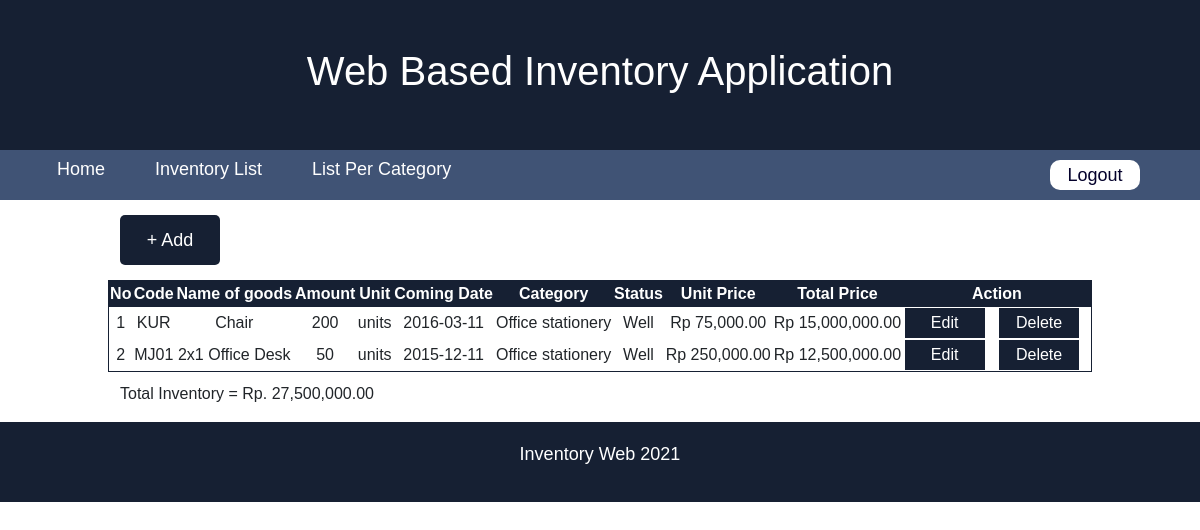
Screenshot of /list-inventory.php?tag=Office stationery (signed in) with the database file from the repository.
### tables this page shows
CREATE TABLE `inventory` (
  `item_id` varchar(10) NOT NULL,
  `item_name` varchar(30) NOT NULL,
  `amount` int(11) NOT NULL,
  `unit` varchar(15) NOT NULL,
  `arrival_date` date NOT NULL,
  `category` varchar(20) NOT NULL,
  `item_status` varchar(20) NOT NULL,
  `price` int(20) NOT NULL
);

### list-inventory.php (the view, shortened to what this page needs)
<!DOCTYPE html>
<html lang="en">
<head>
    <link href="https://cdn.jsdelivr.net/npm/bootstrap@5.1.3/dist/css/bootstrap.min.css" rel="stylesheet">
    <link rel="stylesheet" href="css-inventory.css">
    <link rel="stylesheet" href="nav.css">
</head>
<body>
    <div class="header">
        <h1>Web Based Inventory Application</h1>
    </div>
    <div class="nav-container">
        <ul class="nav-item">
            <li><a href="home.php">Home</a></li>
            <li><a href="list-inventory.php">Inventory List</a></li>
            <li>
                <div class="dropdown">
                    <a href="">List Per Category</a>
                </div>
            </li>
        </ul>
        <?php
      if(empty($_SESSION['username'])){
        echo "<a href='login.php'><button class='sign-in'>Sign In</button></a>";
      }else{
        echo "<a href='logout.php'><button class='sign-in'>Logout</button></a>";
      }
    ?>
    </div>
    <div class="content-container">
        <div class="row">
            <div class="col-2">
                <a href="add-form.php"><button class="btn-add">+ Add</button></a>
            </div>
        </div>
        <div class="row">
            <table>
                <tr>
                    <th>No</th>
                    <th>Code</th>
                    <th>Name of goods</th>
                    <th>Amount</th>
                    <th>Unit</th>
                    <th>Coming Date</th>
                    <th>Category</th>
                    <th>Status</th>
                    <th>Unit Price</th>
                    <th>Total Price</th>
                    <th>Action</th>
                </tr>
        <?php
            include 'db/connect.php';
            $totalPrice=0;
            $no=0;
            if(isset($_GET['tag'])){
                $tag = $_GET['tag'];
                $sql = "SELECT * FROM inventory WHERE category='$tag'";
            }else{
                $sql = "SELECT * FROM inventory";
            }
            $query = $connection->query($sql);
            while($data = $query->fetch_object()){
                $itemId = $data->item_id;
                $itemName = $data->item_name;
                $amount = $data->amount;
                $unit = $data->unit;
                $coming = $data->arrival_date;
                $category = $data->category;
                $itemStatus = $data->item_status;
                $price = $data->price;
                $total=$price*$amount;
                $totalPrice+=$total;
                $formattedPrice = number_format($price, 2);
                $formattedTotal = number_format($total, 2);
        ?>
                <tr>
                    <td><?php echo ++$no ?></td>
                    <td><?php echo $itemId ?></td>
                    <td><?php echo $itemName ?></td>
                    <td><?php echo $amount ?></td>
                    <td><?php echo $unit ?></td>
                    <td><?php echo $coming ?></td>
                    <td><?php echo $category ?></td>
                    <td><?php echo $itemStatus ?></td>
                    <td><?php echo "Rp $formattedPrice" ?></td>
                    <td><?php echo "Rp $formattedTotal" ?></td>
                    <td>
                        <a href="edit-form.php?id=<?php echo $itemId ?>"><button class="btn-form">Edit</button></a>
                        <a href="delete-confirm.php?id=<?php echo $itemId ?>"><button class="btn-form">Delete</button></a>
                    </td>
                </tr>
            <?php
            }
            $formattedTotalPrice = number_format($totalPrice, 2);
            ?>
            </table>
        </div>
        <div class="row">
            <p>Total Inventory = Rp. <?php echo $formattedTotalPrice ?></p>
        </div>
    </div>
    <div class="footer">
        <p>Inventory Web 2021</p>
    </div>
</body>
</html>

### css-inventory.css (style rules this page uses)
body { font-family: sans-serif; }
.btn-add { width: 100px; height: 50px; background: #162033; color: white; border-radius: 5px; border: none; text-align: center; text-decoration: none; display: inline-block; cursor: pointer; font-size: 18px; margin: 15px 0 15px; }
.content-container { width: 80%; margin: 0 auto; }
.content-container table th { color: white; background: #162033; }
.content-container table { margin-bottom: 10px; border: 1px solid #162033; text-align: center; }
.btn-form { width: 80px; height: 30px; margin-right: 10px; color: white; background: #162033; border: none; }

### nav.css (style rules this page uses)
body { font-family: sans-serif; }
.header { display: flex; align-items: center; justify-content:center; width: 100%; height: 150px; background-color: #162033; color: white; text-align: center; font-size: 40px; font-weight: 600; }
.footer { display: flex; align-items: center; justify-content:center; width: 100%; height: 80px; background-color: #162033; color: white; text-align: center; font-size: 18px; }
.nav-container { background: #405375; width: 100%; margin: 0px; display: flex; align-items: center; justify-content: space-between; height: 50px; font-size: 18px; }
.nav-container ul { display: flex; }
.nav-item { padding-top: 5px; left: 0px; }
.nav-item li { list-style: none; margin-top: auto; }
.nav-item li a { color: white; text-decoration: none; padding: 10px 25px; }
.nav-item .dropdown { overflow: inherit; }
.sign-in { width: 90px; height: 30px; background: white; color: rgb(3, 0, 43); border-radius: 10px; border: none; text-align: center; text-decoration: none; display: inline-block; cursor: pointer; margin-right: 60px; font-size: 18px; }

### rows the page displays
inventory: item_id "KUR", item_name "Chair", amount "200", unit "units", arrival_date "2016-03-11", category "Office stationery", item_status "Well", price "75,000.00", formattedTotal "15,000,000.00"
inventory: item_id "MJ01", item_name "2x1 Office Desk", amount "50", unit "units", arrival_date "2015-12-11", category "Office stationery", item_status "Well", price "250,000.00", formattedTotal "12,500,000.00"

### other values shown
$formattedTotalPrice "27,500,000.00"
